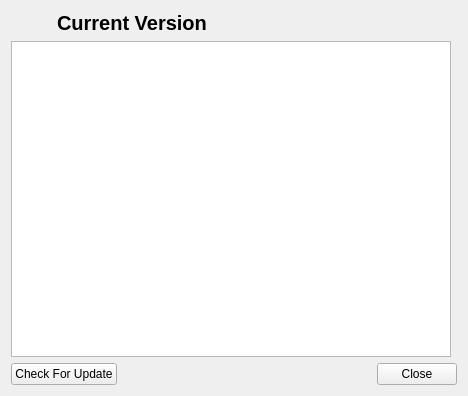
<?xml version="1.0" encoding="UTF-8"?>
<ui version="4.0">
 <class>AboutDlg</class>
 <widget class="QDialog" name="AboutDlg">
  <property name="geometry">
   <rect>
    <x>0</x>
    <y>0</y>
    <width>468</width>
    <height>396</height>
   </rect>
  </property>
  <property name="windowTitle">
   <string>About CertMan</string>
  </property>
  <layout class="QGridLayout" name="gridLayout">
   <item row="1" column="0" colspan="2">
    <layout class="QGridLayout" name="gridLayout_2">
     <property name="topMargin">
      <number>0</number>
     </property>
     <item row="0" column="1">
      <widget class="QLabel" name="mVersionLabel">
       <property name="font">
        <font>
         <pointsize>15</pointsize>
         <bold>true</bold>
        </font>
       </property>
       <property name="text">
        <string>Current Version</string>
       </property>
      </widget>
     </item>
     <item row="0" column="0">
      <widget class="QPushButton" name="pushButton">
       <property name="text">
        <string/>
       </property>
       <property name="icon">
        <iconset resource="certman.qrc">
         <normaloff>:/images/certman.png</normaloff>:/images/certman.png</iconset>
       </property>
       <property name="iconSize">
        <size>
         <width>32</width>
         <height>32</height>
        </size>
       </property>
       <property name="flat">
        <bool>true</bool>
       </property>
      </widget>
     </item>
     <item row="0" column="2">
      <spacer name="horizontalSpacer">
       <property name="orientation">
        <enum>Qt::Horizontal</enum>
       </property>
       <property name="sizeHint" stdset="0">
        <size>
         <width>40</width>
         <height>20</height>
        </size>
       </property>
      </spacer>
     </item>
    </layout>
   </item>
   <item row="3" column="0" colspan="2">
    <layout class="QGridLayout" name="gridLayout_3">
     <property name="topMargin">
      <number>0</number>
     </property>
     <item row="0" column="0">
      <widget class="QPushButton" name="mCheckUpdateBtn">
       <property name="text">
        <string>Check For Update</string>
       </property>
      </widget>
     </item>
     <item row="0" column="2">
      <widget class="QPushButton" name="mCloseBtn">
       <property name="text">
        <string>Close</string>
       </property>
      </widget>
     </item>
     <item row="0" column="1">
      <spacer name="horizontalSpacer_2">
       <property name="orientation">
        <enum>Qt::Horizontal</enum>
       </property>
       <property name="sizeHint" stdset="0">
        <size>
         <width>40</width>
         <height>20</height>
        </size>
       </property>
      </spacer>
     </item>
    </layout>
   </item>
   <item row="2" column="0">
    <widget class="QTextBrowser" name="mAboutText"/>
   </item>
  </layout>
 </widget>
 <tabstops>
  <tabstop>pushButton</tabstop>
  <tabstop>mAboutText</tabstop>
  <tabstop>mCheckUpdateBtn</tabstop>
  <tabstop>mCloseBtn</tabstop>
 </tabstops>
 <resources>
  <include location="certman.qrc"/>
 </resources>
 <connections/>
</ui>
